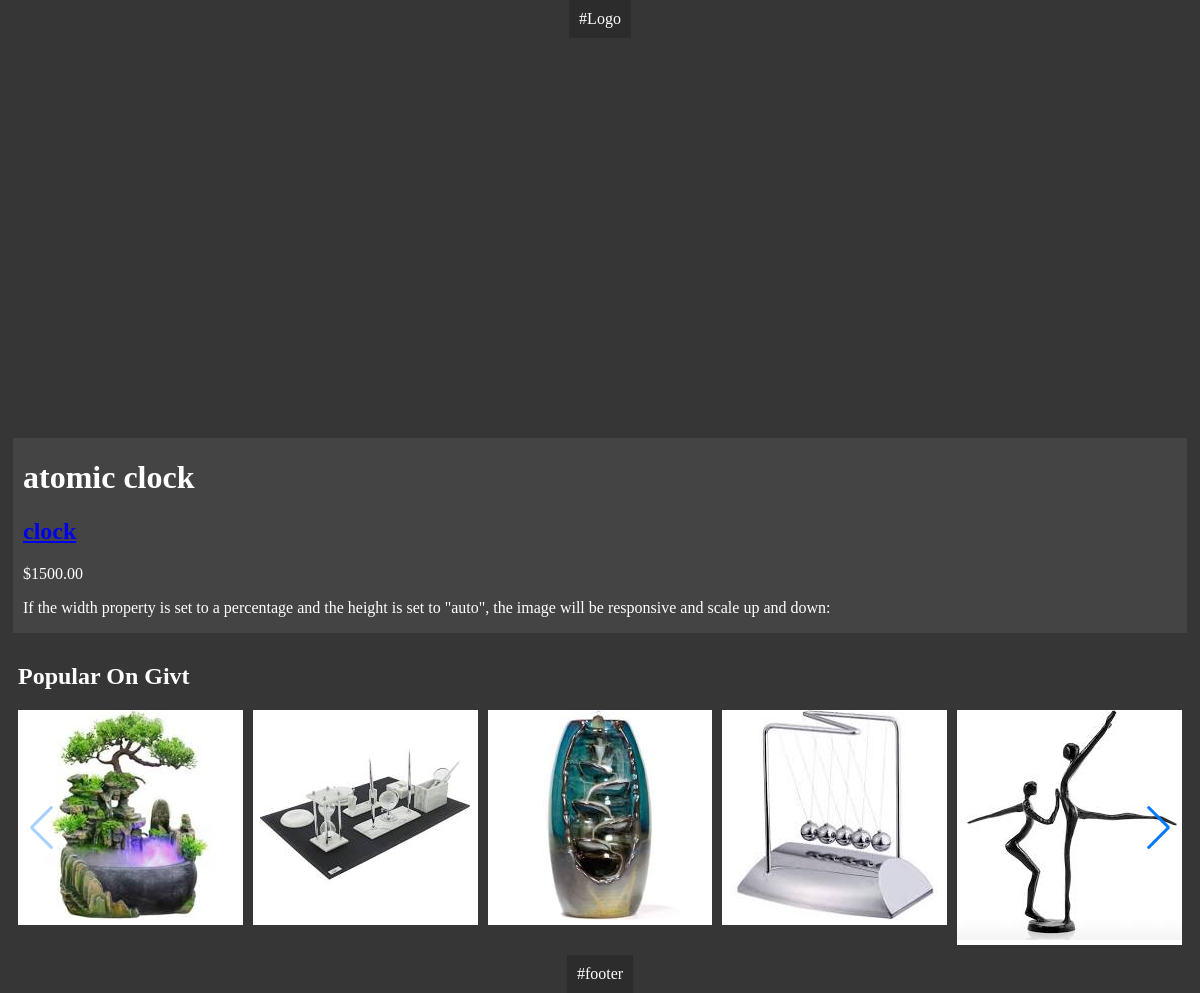
Screenshot of /16/atomic-clock/ with the database file from the repository.
### shop/models.py (models this page shows, shortened)
class Product(models.Model):
    category = models.ForeignKey(Category, related_name='products', on_delete=models.CASCADE)
    name = models.CharField(max_length=250, db_index=True)
    slug = models.SlugField(max_length=250, unique=True)
    image = models.ImageField(upload_to='media/products/%Y/%m/%d', blank=True)
    description = models.TextField(blank=True)
    created = models.DateTimeField(auto_now_add=True)
    updated = models.DateTimeField(auto_now=True)
    available = models.BooleanField(default=False)
    price = models.DecimalField(max_digits=10, decimal_places=2)
    class Meta:
        ordering = ('name',)
        index_together = (('id', 'slug'),)
    def get_absolute_url(self):
        return reverse('shop:product_details', args=[self.id, self.slug])

class Category(models.Model):
    name = models.CharField(max_length=250, db_index=True)
    slug = models.SlugField(max_length=250, unique=True)
    class Meta:
        ordering = ('name',)
        verbose_name = 'category'
        verbose_name_plural = 'categories'
    def __str__(self):
        return self.name

### shop/views.py (the view)
# urls.py: path('<int:id>/<slug:slug>/', views.product_details, name='product_details'),
def product_details(request, id, slug):
    product = get_object_or_404(Product, id=id, slug=slug, available=True)
    cart_product_form = CartAddProductForm()
    products = Product.objects.filter(available=True)
    return render(request, 'shop/product/detailsNew.html', {'product': product, 'products': products, 'cart_product_form': cart_product_form})

### cart/context_processors.py (called while the page is built)
def cart(request):
    return {'cart': Cart(request)}

### shop/templates/shop/product/detailsNew.html (shortened to what this page needs)
{% load static %}
<!DOCTYPE html>
<html lang="en">
<head>
    <link rel="stylesheet" href={% static "css/detailsPage.css" %}>
    <link rel="stylesheet" href={% static "js/package/css/swiper.min.css" %}>
</head>
<body>
    <div class="navbar">#Logo</div>
    <div  class="product-image">
           <div id="scene-container"></div>
        </div>
    <div class="product-details">
            <h1>{{ product.name }}</h1>
            <h2>
                <a href="#">
                    {{ product.category }}
                </a>
            </h2>
            <p class="price">${{ product.price }}</p>
            <p class="desc"> {{ product.description|linebreaks }}</p>
            </div>
    <div class="carousel">
        <h2>Popular On Givt</h2>
        <div class="swiper-container">
         <div class="swiper-wrapper">
            {% for product in products %}
            <div class="swiper-slide">
                <a href="{{ product.get_absolute_url }}">
                    <img src="{% if product.image %}{{ product.image.url }}{% else %}{% static 'images/no_img.png' %}{% endif %}" alt="{{ product.name}">
                </a>
            </div>
            {% endfor %}
  <div class="swiper-button-next"></div>
  </div>
        </div>
            </div>
    <div class="footer">#footer</div>
</body>
</html>

### shop/static/css/detailsPage.css (style rules this page uses)
:root { --darkcolor: rgb(44, 44, 44); --lightcolor: rgb(68, 68, 68); --midcolor: rgb(54, 54, 54); }
body { color: white; margin: 0; background-color: var(--midcolor); width: 100vw; display: grid; grid-template-columns: 1fr ; justify-items: center; }
.navbar { padding: 10px; background-color: var(--darkcolor); }
.product-image { width: 100vw; height: 50vh; }
#scene-container { width: 100%; height: 100%; }
.product-details { width: 97vw; padding-left: 10px; background-color: var(--lightcolor); }
.carousel { width: 97vw; height: auto; padding: 10px; }
.footer { padding: 10px; background-color:var(--darkcolor); }
.swiper-container { width: 100%; height: auto; }
.swiper-slide { text-align: center; font-size: 18px; background: #fff; display: -webkit-box; display: -ms-flexbox; display: grid; grid-template-columns: repeat(auto-fit, minmax(100px, 1fr)); grid-gap: 5px; -webkit-box-pack: center; -ms-flex-pack: center; justify-content: center; -webkit-box-align: center; -ms-flex-align: center; align-items: center; }
.carousel .swiper-slide { -webkit-transition: 250ms all; transition: 250ms all; }

### rows the page displays
Product: name "atomic clock", category "clock", price "1500.00", description "If the width property is set to a percentage and the height is set to \"auto\", the image will be responsive and scale up and down:", image (picture)
Product: image (picture)
Product: image (picture)
Product: image (picture)
Product: image (picture)
